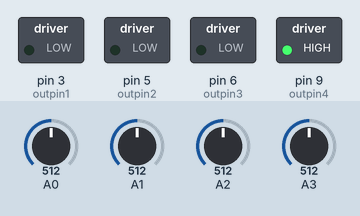
Recording of a sketch running on a simulated Arduino Uno, built with avr-gcc and run on an emulated ATmega328P. Parts: switched loads named in the sketch (green lamp = pin HIGH). Inputs (shaded band) come from the test bench; at power-on: A0 = 512, A1 = 512, A2 = 512, A3 = 512.

Above: at 1.2 s.
1.3 s: A0 set to 716
At 1.8 s:
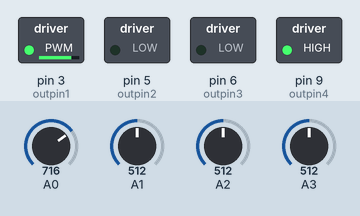
2.8 s: A1 set to 716
At 4.0 s:
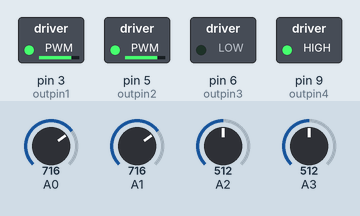
4.3 s: A2 set to 716
At 5.3 s:
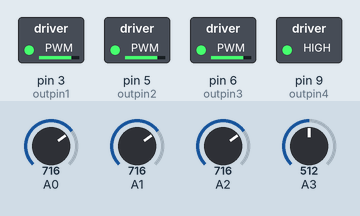
5.8 s: A0 set to 306
At 6.4 s:
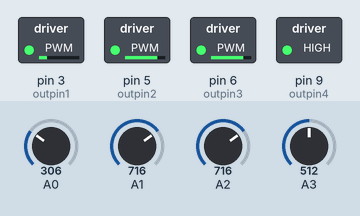
7.3 s: A1 set to 306
At 7.6 s:
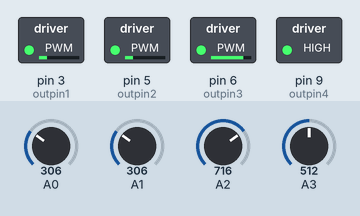
8.8 s: A2 set to 306
At 9.9 s:
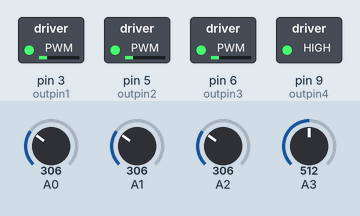
Timing chart, 0 to 11.3 s (numbered marks = the images above; inputs shaded):
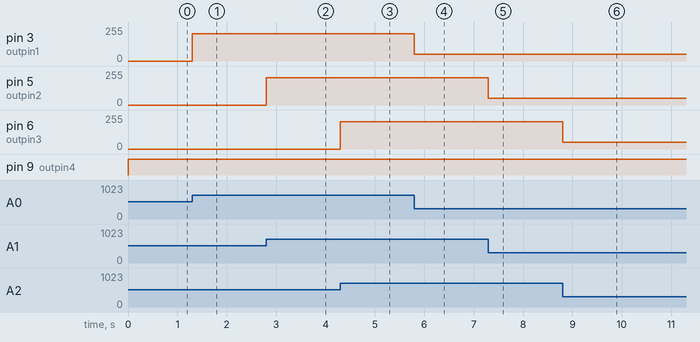

The sketch:

4_DC_Motors.ino
```cpp
int outpin1 = 3;
int outpin2 = 5;
int outpin3 = 6;
int outpin4 = 9;

void setup()
{
  pinMode(3,OUTPUT);
  pinMode(5,OUTPUT);
  pinMode(6,OUTPUT);
  pinMode(9,OUTPUT);
}

void loop()
{
    analogWrite(outpin1,analogRead(A0));
    analogWrite(outpin2,analogRead(A1));
    analogWrite(outpin3,analogRead(A2));
    analogWrite(outpin4,analogRead(A3));
}
```

Measured:
- after the input at 1.3 s, pin 3 (outpin1): 0/255 → 204/255 at once
- after the input at 2.8 s, pin 5 (outpin2): 0/255 → 204/255 at once
- after the input at 4.3 s, pin 6 (outpin3): 0/255 → 204/255 at once
- after the input at 5.8 s, pin 3 (outpin1): 204/255 → 50/255 at once
- after the input at 7.3 s, pin 5 (outpin2): 204/255 → 50/255 at once
- after the input at 8.8 s, pin 6 (outpin3): 204/255 → 50/255 at once
